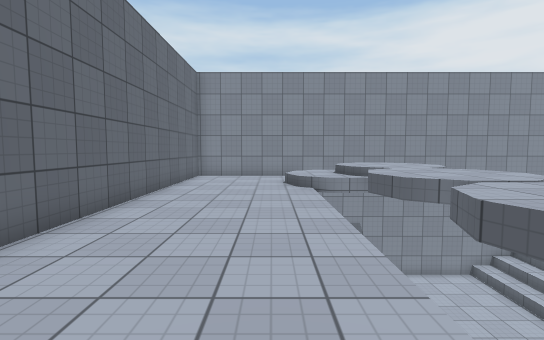
[1] (above)

23 first-person views from a walk through a Unity game level. The camera is 1.3 m above the floor, tilts 4° down and sees 85° across. Doors are open. The floor is counted in squares, 1 m on a side. Each view is taken from the middle of a square. On the plan, view 1 faces up. The plan holds only what a view shows up to about 14 squares ahead; the rest is blank. The place goes on beyond the plan. The player character is not drawn. Surface patterns are stand-ins for the level's own textures.

[2]
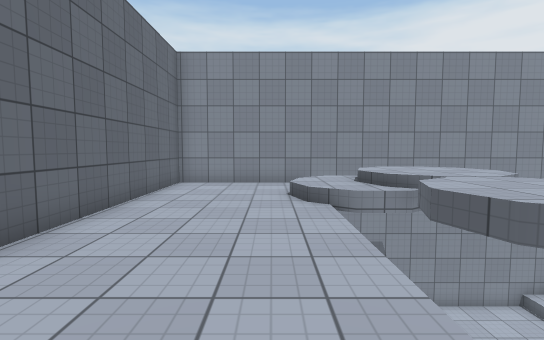

[3]
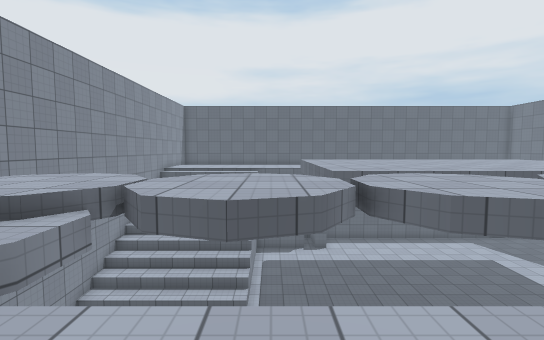

[4]
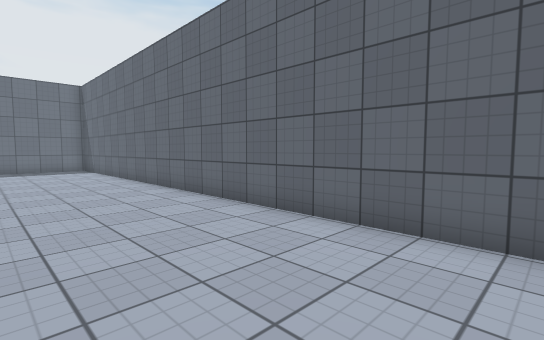

[5]
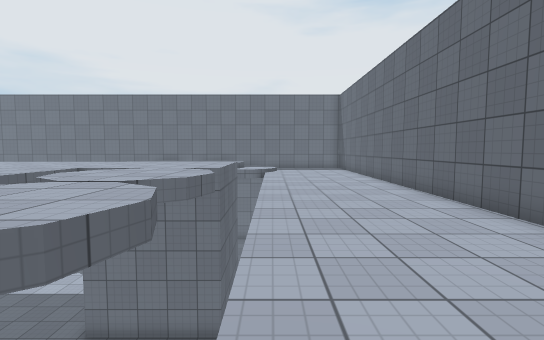

[6]
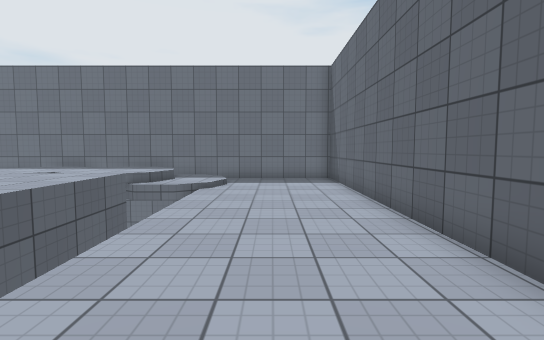

[7]
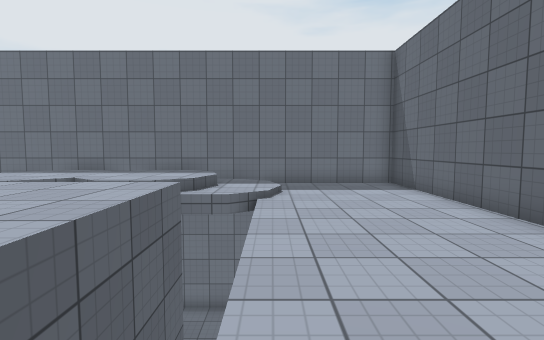

[8]
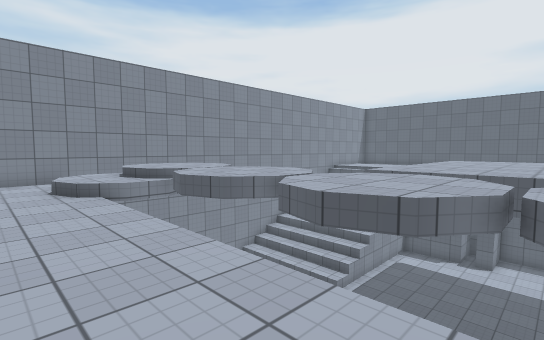

[9]
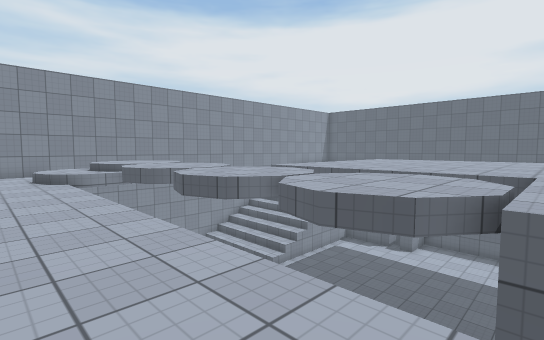

[10]
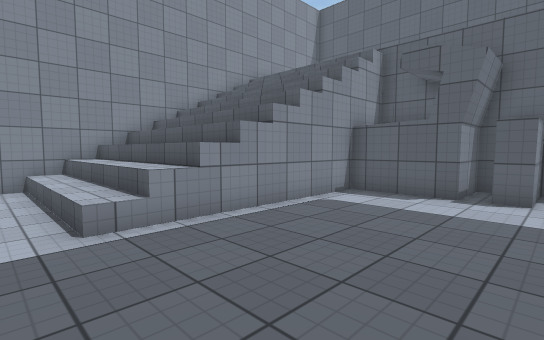

[11]
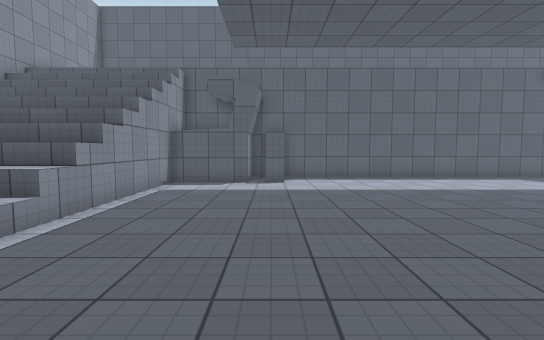

[12]
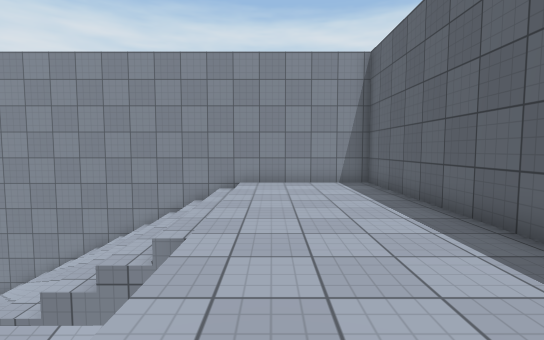

[13]
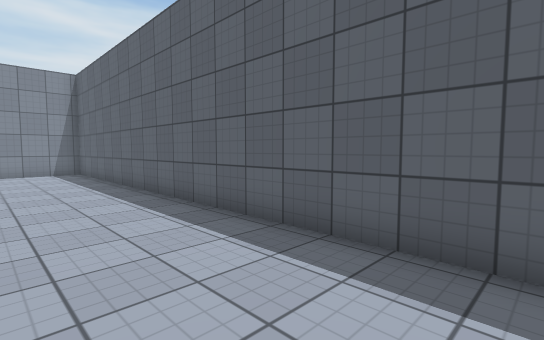

[14]
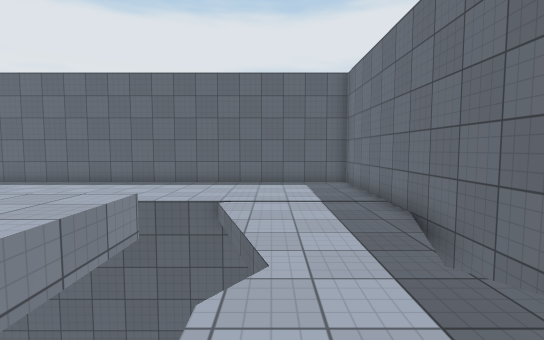

[15]
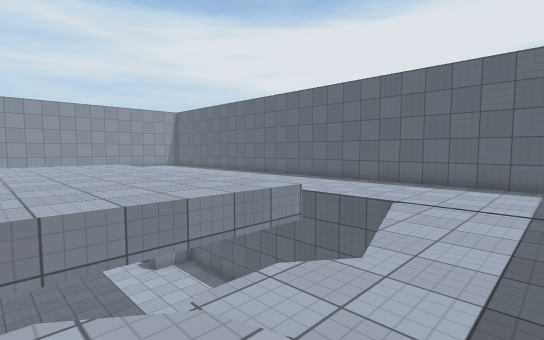

[16]
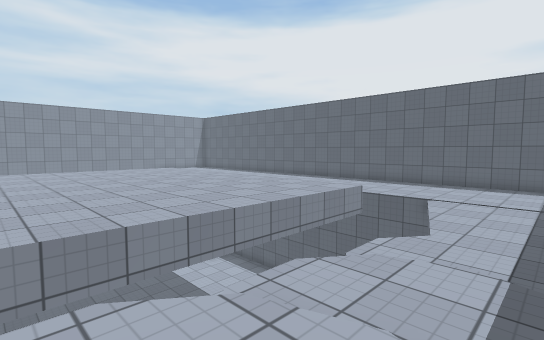

[17]
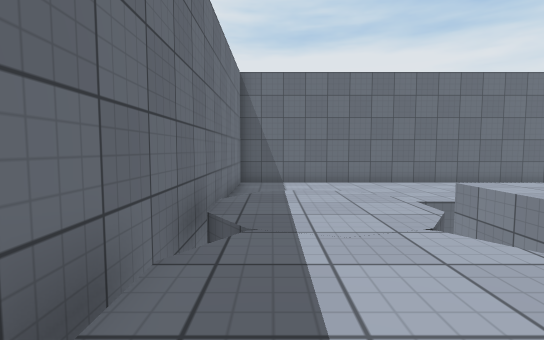

[18]
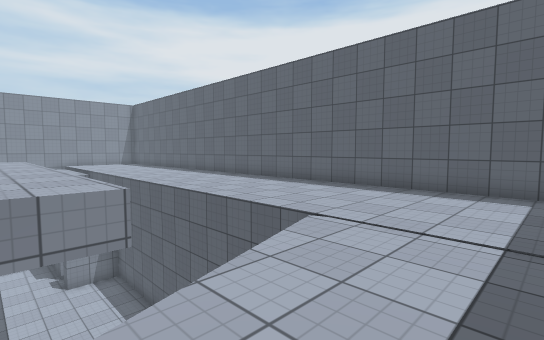

[19]
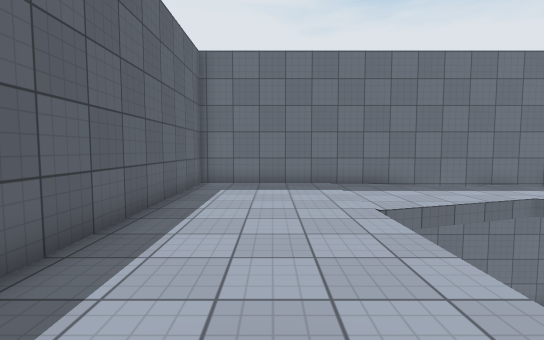

[20]
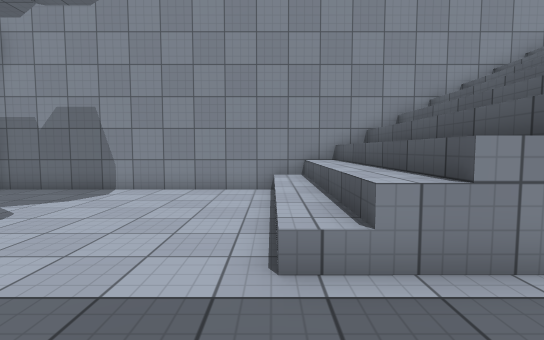

[21]
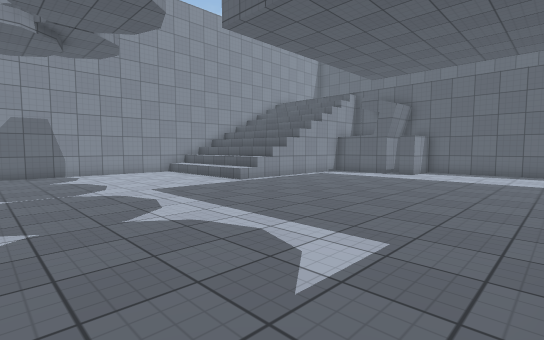

[22]
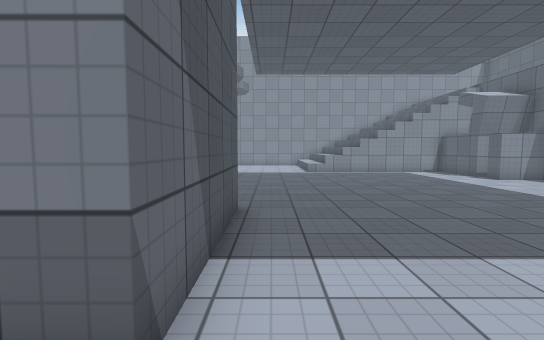

[23]
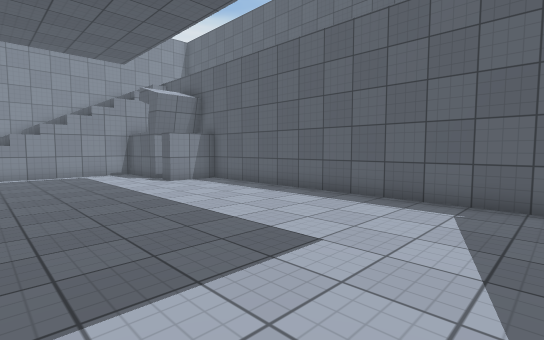

### Floor plan
Key: @ floor where view 1 was taken; # wall or solid block; . main floor; : floor 0.25 m higher than the main floor; + floor 0.5 m higher than the main floor; * floor 0.75 m higher than the main floor; - floor 5 m lower than the main floor; / step, stairs or slope; D open door; v drop or lower ground.
Columns run from 4 left of view 1 to 25 right of it. Each row starts with its distance up from view 1.
 15 ##############################
 14 #.....--------//////////.....#
 13 #....///*//---//////////.....#
 12 #..../+***/---//////////.....#
 11 #DDDD++***/---//////////.....#
 10 #....///**/---//////////.....#
  9 #.....--------//////////.....#
  8 #.....--------///////#vv.....#
  7 #.....----------------# v....#
  6 #.....----------------#vv....#
  5 #.....----------------##v....#
  4 #.....----------------##.....#
  3 #.....------------------.....#
  2 #.....------------------.....#
  1 #.....------------------.....#
  0 #...@.------------------.....#
 -1 #..... -----------------.....#
 -2 #.....------------------.....#
 -3 #..... #####------------.....#
 -4 #..... #   #------------.....#
 -5 #..... #   #------------.....#
 -6 #..... #   #------------.....#
 -7 #.....    ##---- -------.....#
 -8 #.....          - ------.....#
 -9 #.....//// -/-//-//--//......#
-10 #....///++//++/:/............#
-11 #....///++++++/::............#
-12 #....///++++++/::............#
-13 #.....vvvvvvvvvvvvvvvv.......#
-14 ######               #########

Where each view was taken, in squares from view 1:
view 1: 0 up, 0 right, facing up
view 2: 3 up, 0 right, facing up
view 3: 7 up, 1 left, facing right
view 4: 7 up, 1 right, facing down-left
view 5: 7 up, 1 right, facing down
view 6: 0 up, 1 left, facing down
view 7: 2 down, 1 right, facing down
view 8: 1 up, 1 left, facing up-right
view 9: 3 down, 1 left, facing up-right
view 10: 3 up, 9 right, facing up-right
view 11: 4 up, 6 right, facing right
view 12: 3 up, 21 right, facing up
view 13: 3 down, 21 right, facing up-right
view 14: 10 down, 11 right, facing right
view 15: 12 down, 11 right, facing up-right
view 16: 12 down, 8 right, facing up-right
view 17: 12 down, 10 right, facing left
view 18: 12 down, 15 right, facing up-right
view 19: 2 down, 22 right, facing down
view 20: 5 up, 10 right, facing up
view 21: 2 down, 2 right, facing up-right
view 22: 9 down, 8 right, facing up
view 23: 8 down, 12 right, facing up-right
